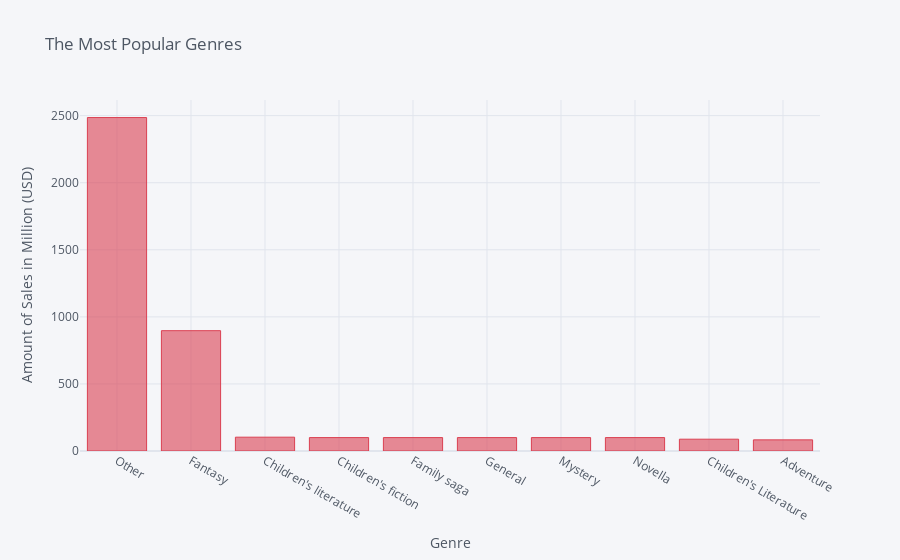

This figure's notebook cell:
### Code cell
df.groupby(["Genre"])["Approximate sales"].sum().nlargest(10).sort_values(ascending=False).iplot(kind='bar', 
            xTitle ="Genre", 
            yTitle ="Amount of Sales in Million (USD)", 
            title = "The Most Popular Genres",color="red")

### Figure 1 — Plotly figure (JSON) as saved in the notebook; plotly's stock layout.template omitted (floating-point values rounded to 4 significant figures)
{"data": [{"marker": {"color": "rgba(219, 64, 82, 0.6)", "line": {"color": "rgba(219, 64, 82, 1.0)", "width": 1}}, "name": "Approximate sales", "orientation": "v", "text": "", "type": "bar", "x": ["Other", "Fantasy", "Children's literature", "Children's fiction", "Family saga", "General", "Mystery", "Novella", "Children's Literature", "Adventure"], "y": [2486, 897, 103, 100, 100, 100, 100, 100, 88, 83]}], "layout": {"legend": {"bgcolor": "#F5F6F9", "font": {"color": "#4D5663"}}, "paper_bgcolor": "#F5F6F9", "plot_bgcolor": "#F5F6F9", "title": {"font": {"color": "#4D5663"}, "text": "The Most Popular Genres"}, "xaxis": {"gridcolor": "#E1E5ED", "showgrid": true, "tickfont": {"color": "#4D5663"}, "title": {"font": {"color": "#4D5663"}, "text": "Genre"}, "zerolinecolor": "#E1E5ED"}, "yaxis": {"gridcolor": "#E1E5ED", "showgrid": true, "tickfont": {"color": "#4D5663"}, "title": {"font": {"color": "#4D5663"}, "text": "Amount of Sales in Million (USD)"}, "zerolinecolor": "#E1E5ED"}}}
